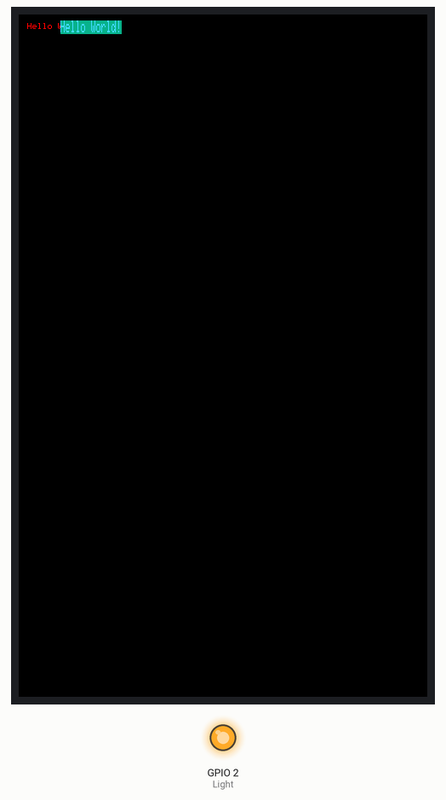
The sketch below on a simulated ESP32-S3. Parts: 480×800 colour display, output pins drawn as LEDs (lit = HIGH). Random numbers use the default seed unless the sketch sets one.

Above: at 5.6 s.
At 9.6 s:
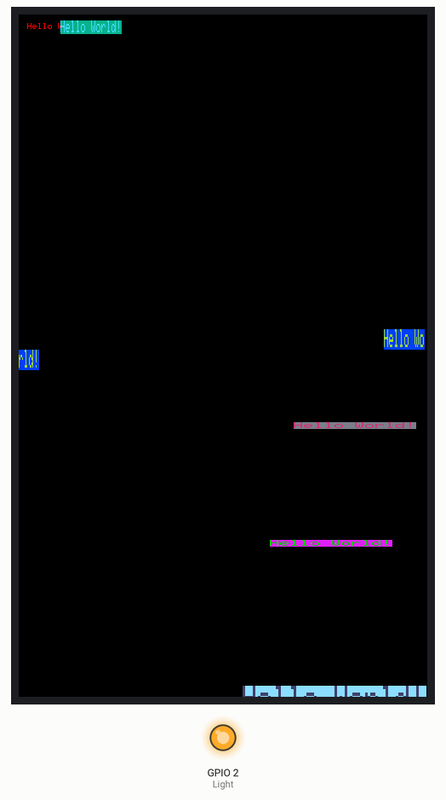
At 13.6 s:
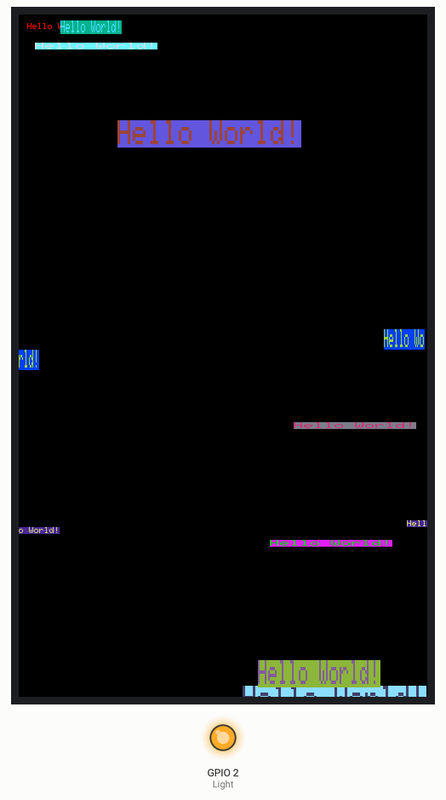
At 21.7 s:
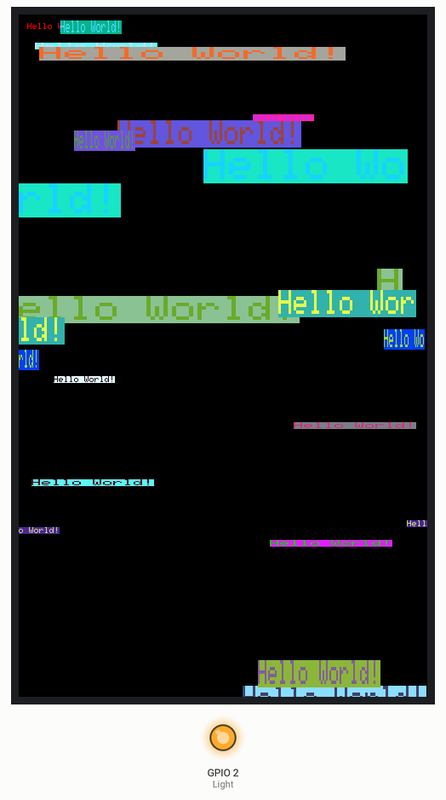
At 29.7 s:
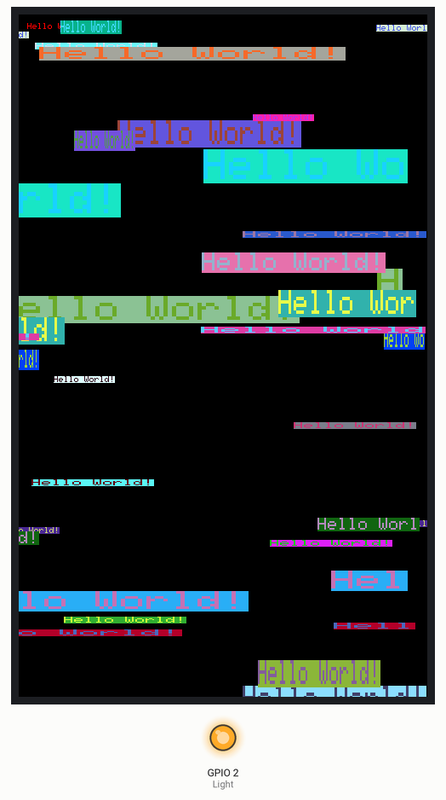
At 38.7 s:
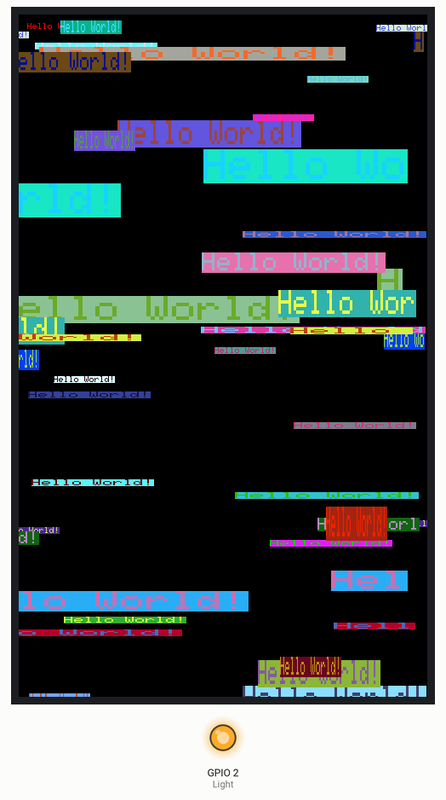

The sketch:

Hello_Screen.ino
```cpp
//=====================================================================
// HARD              : ESP32_8048S050
//  Display          : 5" 800x480 RGB LCD Touch GT911
//  Dev environment  : Arduino IDE 2.3.4
//  Library          : GFX Library Arduino 1.5.0
//  Board            : "ESP32S3 Dev Module"
//  USB CDC On Boot  : "Enabled"
//  CPU Frequency    : "240MHz (WiFi/BT)"
//  Core Debug Level : "None"
//  USB DFE On Boot  : "Disable"
//  Erase All Flash before Sketch Upload : "Disable"
//  Events Run On    : "Core 1"
//  Flash Mode       : "QIO 120MHz"
//  Flash Size       : "16MB (128Mb)"
//  JTAG Adapter     : "Disabled"
//  Arduino Runs On  : "Core 1"
//  USB Firmware MSC On Boot : "Disable"
//  Partition Scheme : "16MB Flash (2MB APP/12.5MB FATFS)"
//  PSRAM            : "OPI PSRAM"
//  Upload Mode      : "UART0/Hardware CDC"
//  Upload Speed     : "921600"
//  USB Mode         : "Hardware CDC and JTAG"
//  Zigbee Mode      : "Disabled"
//=====================================================================

#include <Arduino_GFX_Library.h>
 Arduino_ESP32RGBPanel *rgbpanel = new Arduino_ESP32RGBPanel(
     40 /* DE */, 41 /* VSYNC */, 39 /* HSYNC */, 42 /* PCLK */,
     45 /* R0 */, 48 /* R1 */, 47 /* R2 */, 21 /* R3 */, 14 /* R4 */,
     5 /* G0 */, 6 /* G1 */, 7 /* G2 */, 15 /* G3 */, 16 /* G4 */, 4 /* G5 */,
     8 /* B0 */, 3 /* B1 */, 46 /* B2 */, 9 /* B3 */, 1 /* B4 */,
     0 /* hsync_polarity */, 8 /* hsync_front_porch */, 4 /* hsync_pulse_width */, 8 /* hsync_back_porch */,
     0 /* vsync_polarity */, 8 /* vsync_front_porch */, 4 /* vsync_pulse_width */, 8 /* vsync_back_porch */,
     1 /* pclk_active_neg */, 16000000 /* prefer_speed */);
 Arduino_RGB_Display *gfx = new Arduino_RGB_Display(
     800 /* width */, 480 /* height */, rgbpanel, 0 /* rotation */, true /* auto_flush */);

void setup(void){
  Serial.begin(115200);                    //
  gfx->begin();                            //
  pinMode(2,OUTPUT); digitalWrite(2,HIGH); // Back Light ON
  gfx->setRotation(1);
  gfx->fillScreen(BLACK);

  gfx->setCursor(10, 10);
  gfx->setTextColor(RED);
  gfx->println("Hello World!");
  delay(5000); // 5 seconds
}

void loop(){
    gfx->setCursor(random(gfx->width()), random(gfx->height()));
    gfx->setTextColor(random(0xffff), random(0xffff));
    gfx->setTextSize(random(6) /* x scale */, random(6) /* y scale */, random(2) /* pixel_margin */);
    gfx->println("Hello World!");

    delay(1000); // 1 second
}
```

Measured:
- what the display in image 0 shows lasts 1.0 s, from 5.5 s to 6.5 s
